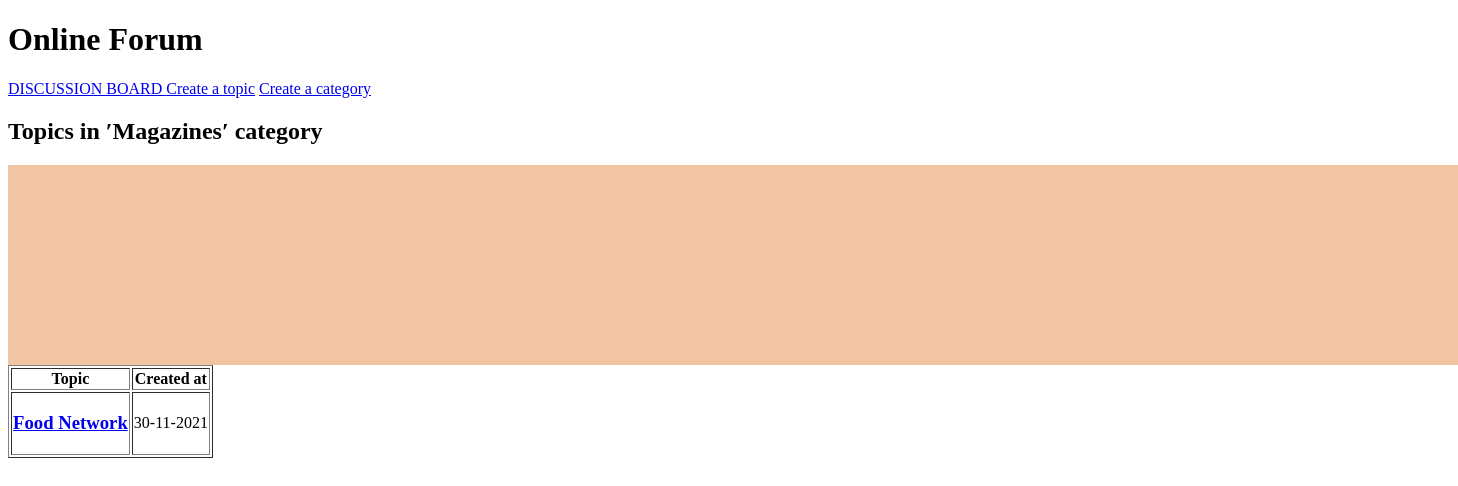
The page /forum/category.php?id=3 on the database its author committed.
### tables this page shows
CREATE TABLE `categories` (
  `cat_id` int(8) NOT NULL,
  `cat_name` varchar(255) NOT NULL,
  `cat_description` varchar(255) NOT NULL
);

CREATE TABLE `topics` (
  `topic_id` int(8) NOT NULL,
  `topic_subject` varchar(255) NOT NULL,
  `topic_date` datetime NOT NULL,
  `topic_cat` int(8) NOT NULL,
  `topic_by` int(8) NOT NULL
);

### forum/category.php (the view)
<?php
include 'connect.php';
include 'header.php';
$sql = "SELECT
            cat_id,
            cat_name,
            cat_description
        FROM
            categories
        WHERE
            cat_id = " . mysqli_real_escape_string($conn, $_GET['id']);
$result = mysqli_query($conn, $sql);
if(!$result)
{
    echo 'The category could not be displayed, please try again later.' . mysqli_error($conn);
}
else
{
    if(mysqli_num_rows($result) == 0)
    {
        echo 'This category does not exist.';
    }
    else
    {
        while($row = mysqli_fetch_assoc($result))
        {
            echo '<h2>Topics in ′' . $row['cat_name'] . '′ category</h2>';
        }
        $sql = "SELECT
                    topic_id,
                    topic_subject,
                    topic_date,
                    topic_cat
                FROM
                    topics
                WHERE
                    topic_cat = " . mysqli_real_escape_string($conn, $_GET['id']);
        $result = mysqli_query($conn, $sql);
        if(!$result)
        {
            echo 'The topics could not be displayed, please try again later.';
        }
        else
        {
            if(mysqli_num_rows($result) == 0)
            {
                echo 'There are no topics in this category yet.';
            }
            else
            {
                echo '<table border="1">
                      <tr>
                        <th>Topic</th>
                        <th>Created at</th>
                      </tr>';
                while($row = mysqli_fetch_assoc($result))
                {
                    echo '<tr>';
                        echo '<td class="leftpart">';
                            echo '<h3><a href="topic.php?id=' . $row['topic_id'] . '">' . $row['topic_subject'] . '</a><h3>';
                        echo '</td>';
                        echo '<td class="rightpart">';
                            echo date('d-m-Y', strtotime($row['topic_date']));
                        echo '</td>';
                    echo '</tr>';
                }
            }
        }
    }
}
include 'footer.php';
?>

### rows shown on the page
categories: cat_name "Magazines"
topics: topic_subject "Food Network", topic_date "30-11-2021"
